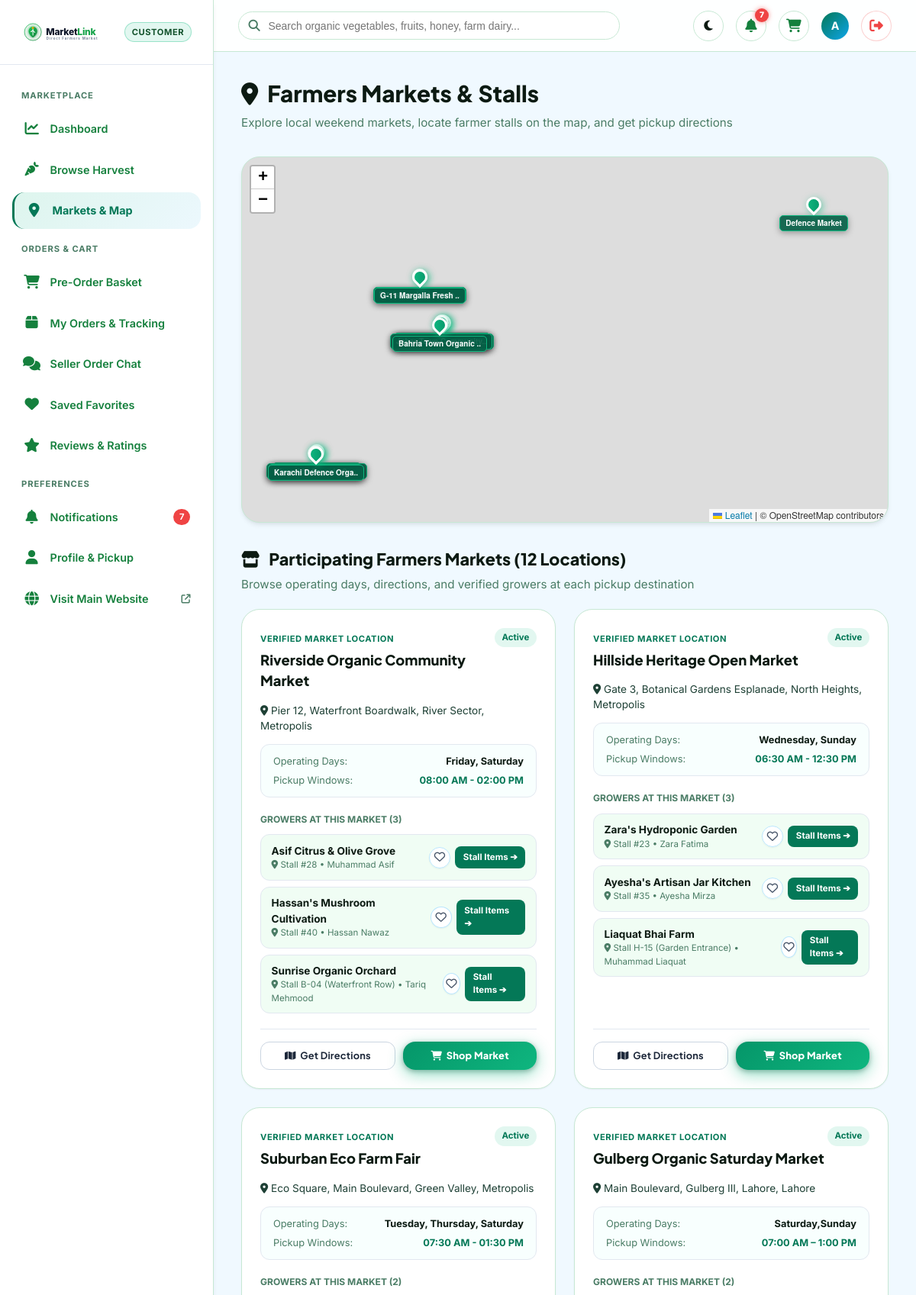
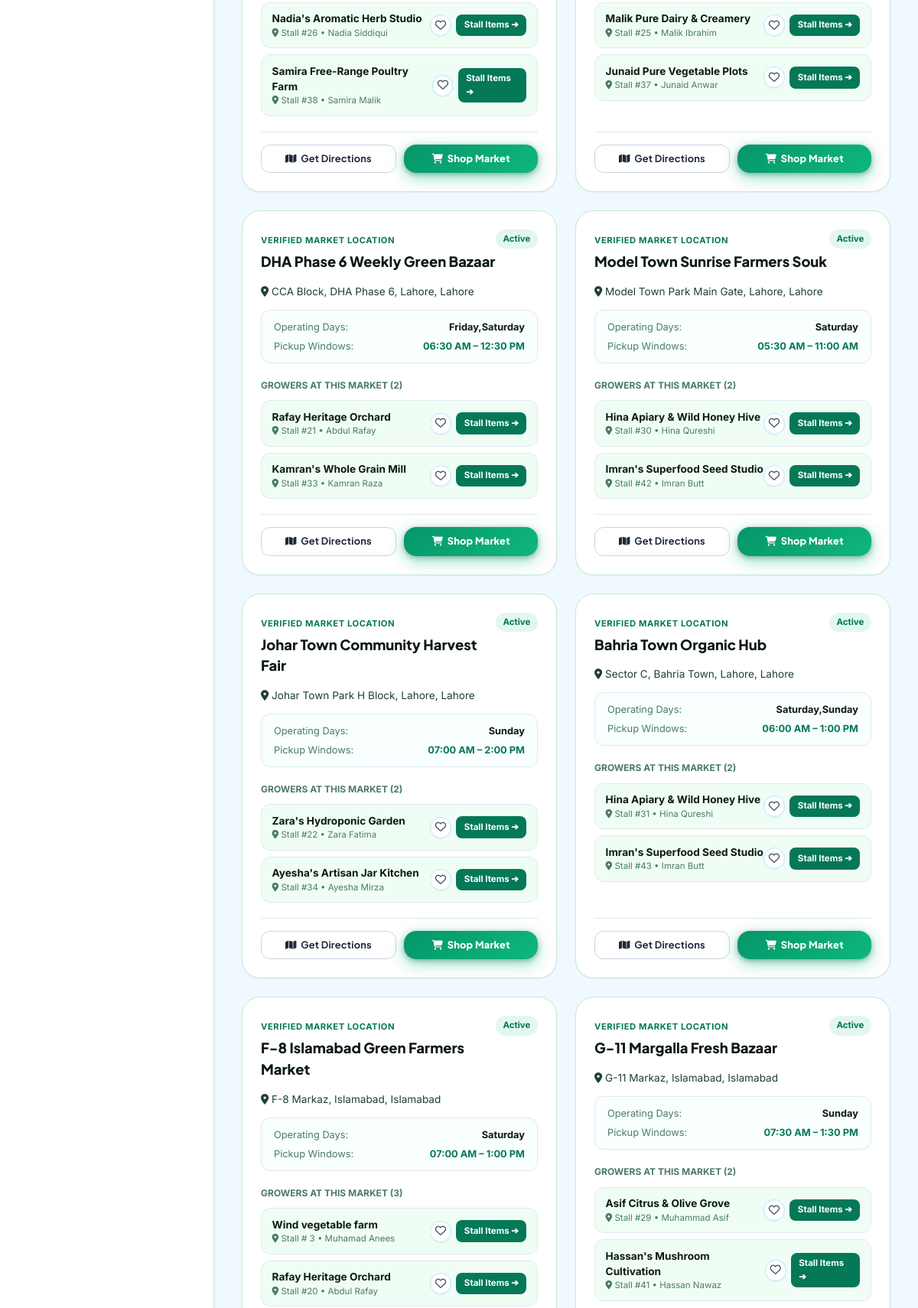
The app's page /customer/markets.php (signed in, upper part) with its own data (2 pictures, top to bottom).
### tables this page shows
CREATE TABLE `customer_profiles` (
  `customer_id` int(11) NOT NULL,
  `full_name` varchar(100) NOT NULL,
  `default_address` text DEFAULT NULL,
  `saved_latitude` decimal(10,8) DEFAULT NULL,
  `saved_longitude` decimal(11,8) DEFAULT NULL,
  `created_at` datetime DEFAULT current_timestamp()
);

CREATE TABLE `markets` (
  `market_id` int(11) NOT NULL,
  `market_name` varchar(100) NOT NULL,
  `address` text NOT NULL,
  `city` varchar(50) DEFAULT 'Local City',
  `state` varchar(50) DEFAULT 'State',
  `postal_code` varchar(20) DEFAULT NULL,
  `latitude` decimal(10,8) NOT NULL,
  `longitude` decimal(11,8) NOT NULL,
  `operating_days` varchar(100) NOT NULL,
  `operating_hours` varchar(100) NOT NULL,
  `status` enum('active','inactive') DEFAULT 'active',
  `created_by` int(11) DEFAULT NULL,
  `created_at` datetime DEFAULT current_timestamp()
);

CREATE TABLE `farmer_market_stalls` (
  `stall_id` int(11) NOT NULL,
  `farmer_id` int(11) NOT NULL,
  `market_id` int(11) NOT NULL,
  `stall_number_location` varchar(50) DEFAULT NULL,
  `operating_days` varchar(100) DEFAULT NULL,
  `status` enum('active','inactive') DEFAULT 'active',
  `assigned_at` datetime DEFAULT current_timestamp()
);

CREATE TABLE `farmer_profiles` (
  `farmer_id` int(11) NOT NULL,
  `stall_name` varchar(120) NOT NULL,
  `contact_person` varchar(100) NOT NULL,
  `business_phone` varchar(20) NOT NULL,
  `business_email` varchar(100) DEFAULT NULL,
  `description` text DEFAULT NULL,
  `address` text NOT NULL,
  `latitude` decimal(10,8) NOT NULL,
  `longitude` decimal(11,8) NOT NULL,
  `order_cutoff_time` time DEFAULT '18:00:00',
  `approval_status` enum('pending','approved','rejected','suspended') DEFAULT 'pending',
  `created_at` datetime DEFAULT current_timestamp(),
  `updated_at` datetime DEFAULT current_timestamp() ON UPDATE current_timestamp()
);

### customer/markets.php (the view, shortened to what this page needs)
<?php
require_once __DIR__ . '/includes/customer_header.php';
$mStmt = $pdo->query("SELECT * FROM markets WHERE status = 'active' ORDER BY market_id ASC");
$markets = $mStmt->fetchAll();
$stallStmt = $pdo->query("SELECT fms.*, fp.stall_name, fp.contact_person, fp.business_phone, fp.description as farmer_desc,
                                 m.market_id, m.market_name,
                                 (SELECT COUNT(*) FROM favorite_farmers fav WHERE fav.customer_id = {$currentUserId} AND fav.farmer_id = fp.farmer_id) as is_fav
                          FROM farmer_market_stalls fms
                          JOIN farmer_profiles fp ON fms.farmer_id = fp.farmer_id
                          JOIN markets m ON fms.market_id = m.market_id
                          WHERE fms.status = 'active' AND fp.approval_status = 'approved'
                          ORDER BY fms.stall_number_location ASC");
$allStalls = $stallStmt->fetchAll();
$stallsByMarket = [];
foreach ($allStalls as $st) {
    $stallsByMarket[$st['market_id']][] = $st;
}
?>
<div class="page-header-row">
  <div>
    <h1 class="page-heading">
      <span><i class="fa-solid fa-location-dot" aria-hidden="true"></i></span> Farmers Markets & Stalls
    </h1>
    <p class="page-subheading">
      Explore local weekend markets, locate farmer stalls on the map, and get pickup directions
    </p>
  </div>
</div>
<div class="market-map-container" id="marketMap"></div>
<div class="page-header-row" style="margin-top:2rem; margin-bottom:1.25rem;">
  <div>
    <h2 class="page-heading" style="font-size:1.35rem;">
      <span><i class="fa-solid fa-store" aria-hidden="true"></i></span> Participating Farmers Markets (<?= count($markets) ?> Locations)
    </h2>
    <p class="page-subheading">Browse operating days, directions, and verified growers at each pickup destination</p>
  </div>
</div>
<div class="market-cards-grid">
  <?php foreach ($markets as $m): ?>
    <?php $stalls = $stallsByMarket[$m['market_id']] ?? []; ?>
    <div class="market-info-card">
      <div style="display:flex; justify-content:space-between; align-items:start; margin-bottom:0.75rem;">
        <div>
          <span style="font-size:0.7rem; font-weight:700; color:var(--emerald-400); text-transform:uppercase; letter-spacing:0.05em;">Verified Market Location</span>
          <h3 style="font-family:var(--font-heading); font-size:1.15rem; font-weight:800; color:var(--text-primary); margin:0.25rem 0;">
            <?= htmlspecialchars($m['market_name']) ?>
          </h3>
        </div>
        <span style="background:rgba(16,185,129,0.12); color:var(--emerald-400); padding:0.25rem 0.6rem; border-radius:var(--radius-full); font-size:0.72rem; font-weight:700;">
          Active
        </span>
      </div>
      <div style="font-size:0.85rem; color:var(--text-secondary); margin-bottom:0.85rem; line-height:1.45;">
        <i class="fa-solid fa-location-dot" aria-hidden="true"></i> <?= htmlspecialchars($m['address']) ?>, <?= htmlspecialchars($m['city']) ?>
      </div>
      <div style="background:var(--bg-secondary); border:1px solid var(--border-subtle); border-radius:var(--radius-md); padding:0.75rem 1rem; margin-bottom:1.25rem; font-size:0.8rem;">
        <div style="display:flex; justify-content:space-between; margin-bottom:0.35rem;">
          <span style="color:var(--text-muted);">Operating Days:</span>
          <strong style="color:var(--text-primary);"><?= htmlspecialchars($m['operating_days']) ?></strong>
        </div>
        <div style="display:flex; justify-content:space-between;">
          <span style="color:var(--text-muted);">Pickup Windows:</span>
          <strong style="color:var(--emerald-400);"><?= htmlspecialchars($m['operating_hours']) ?></strong>
        </div>
      </div>
      <div style="margin-bottom:1.25rem; flex:1;">
        <div style="font-size:0.75rem; font-weight:700; color:var(--text-muted); text-transform:uppercase; margin-bottom:0.65rem;">
          Growers at this Market (<?= count($stalls) ?>)
        </div>
        <?php if (!empty($stalls)): ?>
          <div style="display:flex; flex-direction:column; gap:0.5rem;">
            <?php foreach ($stalls as $st): ?>
              <div style="background:var(--bg-surface-elevated); border:1px solid var(--border-subtle); border-radius:var(--radius-md); padding:0.65rem 0.85rem; display:flex; align-items:center; justify-content:space-between;">
                <div>
                  <div style="font-weight:700; font-size:0.85rem; color:var(--text-primary);">
                    <?= htmlspecialchars($st['stall_name']) ?>
                  </div>
                  <div style="font-size:0.72rem; color:var(--text-muted);">
                    <i class="fa-solid fa-location-dot" aria-hidden="true"></i> <?= htmlspecialchars($st['stall_number_location'] ?? 'Stall') ?> • <?= htmlspecialchars($st['contact_person']) ?>
                  </div>
                </div>
                <div style="display:flex; align-items:center; gap:0.4rem;">
                  <button type="button" class="product-fav-btn js-fav-toggle <?= $st['is_fav'] ? 'is-favorite' : '' ?>"
                          data-type="farmer" data-id="<?= $st['farmer_id'] ?>" style="position:static; width:28px; height:28px; font-size:0.9rem;"
                          title="Save Favorite Farmer" aria-label="Save Favorite Farmer">
                    <i class="<?= $st['is_fav'] ? 'fa-solid' : 'fa-regular' ?> fa-heart" aria-hidden="true"></i>
                  </button>
                  <a href="<?= BASE_URL ?>/customer/products.php?market_id=<?= $m['market_id'] ?>"
                     style="background:var(--emerald-500); color:#fff; padding:0.35rem 0.65rem; border-radius:var(--radius-sm); font-size:0.72rem; font-weight:700; text-decoration:none;">
                    Stall Items ➔
                  </a>
                </div>
              </div>
            <?php endforeach; ?>
          </div>
        <?php else: ?>
          <p style="font-size:0.8rem; color:var(--text-muted); font-style:italic;">No stalls assigned for this market day yet.</p>
        <?php endif; ?>
      </div>
      <div style="display:flex; gap:0.65rem; padding-top:1rem; border-top:1px solid var(--border-subtle);">
        <a href="https://www.google.com/maps/dir/?api=1&destination=<?= $m['latitude'] ?>,<?= $m['longitude'] ?>"
           target="_blank" rel="noopener noreferrer" class="btn-secondary" style="flex:1; text-align:center; text-decoration:none; padding:0.5rem; font-size:0.8rem; display:flex; align-items:center; justify-content:center; gap:0.35rem;">
          <span><i class="fa-solid fa-map" aria-hidden="true"></i></span> Get Directions
        </a>
        <a href="<?= BASE_URL ?>/customer/products.php?market_id=<?= $m['market_id'] ?>"
           class="btn-primary" style="flex:1; text-align:center; text-decoration:none; padding:0.5rem; font-size:0.8rem; display:flex; align-items:center; justify-content:center; gap:0.35rem;">
          <span><i class="fa-solid fa-cart-shopping" aria-hidden="true"></i></span> Shop Market
        </a>
      </div>
    </div>
  <?php endforeach; ?>
</div>
<?php require_once __DIR__ . '/includes/customer_footer.php'; ?>

### customer/includes/customer_header.php (shortened to what this page needs)
<?php
$pdo = getDBConnection();
$currentUserId = $_SESSION['user_id'];
$stmt = $pdo->prepare("SELECT u.user_id, u.username, u.email, u.phone_number, cp.full_name, cp.default_address
                       FROM users u
                       LEFT JOIN customer_profiles cp ON u.user_id = cp.customer_id
                       WHERE u.user_id = :uid LIMIT 1");
$stmt->execute([':uid' => $currentUserId]);
$customerUser = $stmt->fetch();
$displayName = !empty($customerUser['full_name']) ? $customerUser['full_name'] : $customerUser['username'];
$unreadStmt = $pdo->prepare("SELECT COUNT(*) FROM notifications WHERE user_id = :uid AND is_read = 0");
$unreadStmt->execute([':uid' => $currentUserId]);
$unreadNotifsCount = (int)$unreadStmt->fetchColumn();
?>
<!DOCTYPE html>
<html lang="en">
<head>
  <link rel="stylesheet" href="https://cdnjs.cloudflare.com/ajax/libs/font-awesome/6.7.2/css/all.min.css">
  <link rel="stylesheet" href="<?= BASE_URL ?>/assets/css/main.css">
  <link rel="stylesheet" href="<?= BASE_URL ?>/assets/css/home.css">
  <link rel="stylesheet" href="<?= BASE_URL ?>/assets/css/customer.css">
  <link rel="stylesheet" href="<?= BASE_URL ?>/assets/css/responsive.css">
  <link rel="stylesheet" href="<?= BASE_URL ?>/assets/css/ai-assistant.css">
  <link rel="stylesheet" href="https://unpkg.com/leaflet@1.9.4/dist/leaflet.css"/>
</head>
<body>
<div class="customer-layout">
  <?php require_once __DIR__ . '/customer_sidebar.php'; ?>
  <div class="customer-main">
    <header class="customer-topbar">
      <div class="topbar-left">
        <form action="<?= BASE_URL ?>/customer/products.php" method="GET" class="topbar-search-box">
          <span class="topbar-search-icon"><i class="fa-solid fa-magnifying-glass" aria-hidden="true"></i></span>
          <input type="text" name="search" class="topbar-search-input" placeholder="Search organic vegetables, fruits, honey, farm dairy..." value="<?= htmlspecialchars($_GET['search'] ?? '') ?>">
        </form>
      </div>
      <div class="topbar-right">
        <button type="button" class="theme-toggle-btn" aria-label="Toggle theme mode" title="Toggle theme">
          <span class="theme-toggle-icon"><i class="fa-solid fa-moon" aria-hidden="true"></i></span>
        </button>
        <a href="<?= BASE_URL ?>/customer/notifications.php" class="topbar-btn" title="Notifications">
          <i class="fa-solid fa-bell" aria-hidden="true"></i>
          <?php if ($unreadNotifsCount > 0): ?>
            <span class="topbar-badge"><?= $unreadNotifsCount ?></span>
          <?php endif; ?>
        </a>
        <a href="<?= BASE_URL ?>/customer/cart.php" class="topbar-btn" title="Pre-Order Basket">
          <i class="fa-solid fa-cart-shopping" aria-hidden="true"></i>
        </a>
        <a href="<?= BASE_URL ?>/customer/profile.php" style="text-decoration:none; display:flex; align-items:center; gap:0.65rem;">
          <div class="sidebar-user-avatar" style="width:36px; height:36px; font-size:0.9rem;">
            <?= strtoupper(substr($displayName, 0, 1)) ?>
          </div>
        </a>
        <a href="<?= BASE_URL ?>/logout.php" class="topbar-btn" title="Sign Out" style="color:var(--rose-500, #ef4444); border-color:rgba(239,68,68,0.25);">
          <i class="fa-solid fa-right-from-bracket" aria-hidden="true"></i>
        </a>
      </div>
    </header>
    <main class="customer-content">

### assets/css/responsive.css (style rules this page uses)
html, body { width: 100%; max-width: 100%; }
input, select, textarea, button { max-width: 100%; }
.admin-main, .admin-content, .customer-main, .customer-content, .farmer-main, .farmer-content, .admin-card, .farmer-card, .dashboard-grid-2 > *, .cart-layout-grid > *, .farmer-grid-2-col > *, .farmer-grid-equal-2 > *, .admin-grid-split > *, .hero-grid > *, .bento-grid > *, .contact-layout > *, .auth-layout > * { min-width: 0; }

### assets/css/ai-assistant.css (style rules this page uses)
:root { --ai-primary: #059669; --ai-primary-hover: #047857; --ai-accent: #0284c7; --ai-gradient: linear-gradient(135deg, #059669 0%, #0284c7 100%); --ai-gradient-header: linear-gradient(135deg, #064e3b 0%, #0c4a6e 100%); --ai-bg-window: rgba(255, 255, 255, 0.96); --ai-bg-messages: #f8fafc; --ai-border: rgba(226, 232, 240, 0.9); --ai-text-main: #0f172a; --ai-text-muted: #64748b; --ai-bot-bubble: #ffffff; --ai-bot-bubble-border: #e2e8f0; --ai-shadow: 0 20px 35px -5px rgba(0, 0, 0, 0.15), 0 10px 15px -5px rgba(0, 0, 0, 0.08); }

### records on screen
customer_profiles: full_name "A"
markets: market_name "Riverside Organic Community Market", address "Pier 12, Waterfront Boardwalk, River Sector", city "Metropolis", operating_days "Friday, Saturday", operating_hours "08:00 AM - 02:00 PM", market_id "3"
farmer_market_stalls: farmer.stall_name "Asif Citrus & Olive Grove", stall_number_location "Stall #28", farmer.contact_person "Muhammad Asif"
farmer_market_stalls: farmer.stall_name "Hassan's Mushroom Cultivation", stall_number_location "Stall #40", farmer.contact_person "Hassan Nawaz"
farmer_market_stalls: farmer.stall_name "Sunrise Organic Orchard", stall_number_location "Stall B-04 (Waterfront Row)", farmer.contact_person "Tariq Mehmood"
markets: market_name "Hillside Heritage Open Market", address "Gate 3, Botanical Gardens Esplanade, North Heights", city "Metropolis", operating_days "Wednesday, Sunday", operating_hours "06:30 AM - 12:30 PM", market_id "3"
farmer_market_stalls: farmer.stall_name "Zara's Hydroponic Garden", stall_number_location "Stall #23", farmer.contact_person "Zara Fatima"
farmer_market_stalls: farmer.stall_name "Ayesha's Artisan Jar Kitchen", stall_number_location "Stall #35", farmer.contact_person "Ayesha Mirza"
farmer_market_stalls: farmer.stall_name "Liaquat Bhai Farm", stall_number_location "Stall H-15 (Garden Entrance)", farmer.contact_person "Muhammad Liaquat"
markets: market_name "Suburban Eco Farm Fair", address "Eco Square, Main Boulevard, Green Valley", city "Metropolis", operating_days "Tuesday, Thursday, Saturday", operating_hours "07:30 AM - 01:30 PM", market_id "2"
farmer_market_stalls: farmer.stall_name "Nadia's Aromatic Herb Studio", stall_number_location "Stall #26", farmer.contact_person "Nadia Siddiqui"
farmer_market_stalls: farmer.stall_name "Samira Free-Range Poultry Farm", stall_number_location "Stall #38", farmer.contact_person "Samira Malik"
markets: market_name "Gulberg Organic Saturday Market", address "Main Boulevard, Gulberg III, Lahore", city "Lahore", operating_days "Saturday,Sunday", operating_hours "07:00 AM – 1:00 PM", market_id "2"
farmer_market_stalls: farmer.stall_name "Malik Pure Dairy & Creamery", stall_number_location "Stall #25", farmer.contact_person "Malik Ibrahim"
farmer_market_stalls: farmer.stall_name "Junaid Pure Vegetable Plots", stall_number_location "Stall #37", farmer.contact_person "Junaid Anwar"
markets: market_name "DHA Phase 6 Weekly Green Bazaar", address "CCA Block, DHA Phase 6, Lahore", city "Lahore", operating_days "Friday,Saturday", operating_hours "06:30 AM – 12:30 PM", market_id "2"
farmer_market_stalls: farmer.stall_name "Rafay Heritage Orchard", stall_number_location "Stall #21", farmer.contact_person "Abdul Rafay"
farmer_market_stalls: farmer.stall_name "Kamran's Whole Grain Mill", stall_number_location "Stall #33", farmer.contact_person "Kamran Raza"
markets: market_name "Model Town Sunrise Farmers Souk", address "Model Town Park Main Gate, Lahore", city "Lahore", operating_days "Saturday", operating_hours "05:30 AM – 11:00 AM", market_id "2"
farmer_market_stalls: farmer.stall_name "Hina Apiary & Wild Honey Hive", stall_number_location "Stall #30", farmer.contact_person "Hina Qureshi"
farmer_market_stalls: farmer.stall_name "Imran's Superfood Seed Studio", stall_number_location "Stall #42", farmer.contact_person "Imran Butt"
markets: market_name "Johar Town Community Harvest Fair", address "Johar Town Park H Block, Lahore", city "Lahore", operating_days "Sunday", operating_hours "07:00 AM – 2:00 PM", market_id "2"
farmer_market_stalls: farmer.stall_name "Zara's Hydroponic Garden", stall_number_location "Stall #22", farmer.contact_person "Zara Fatima"
farmer_market_stalls: farmer.stall_name "Ayesha's Artisan Jar Kitchen", stall_number_location "Stall #34", farmer.contact_person "Ayesha Mirza"
markets: market_name "Bahria Town Organic Hub", address "Sector C, Bahria Town, Lahore", city "Lahore", operating_days "Saturday,Sunday", operating_hours "06:00 AM – 1:00 PM", market_id "2"
farmer_market_stalls: farmer.stall_name "Hina Apiary & Wild Honey Hive", stall_number_location "Stall #31", farmer.contact_person "Hina Qureshi"
farmer_market_stalls: farmer.stall_name "Imran's Superfood Seed Studio", stall_number_location "Stall #43", farmer.contact_person "Imran Butt"
markets: market_name "F-8 Islamabad Green Farmers Market", address "F-8 Markaz, Islamabad", city "Islamabad", operating_days "Saturday", operating_hours "07:00 AM – 1:00 PM", market_id "3"
farmer_market_stalls: farmer.stall_name "Wind vegetable farm", stall_number_location "Stall # 3", farmer.contact_person "Muhamad Anees"
farmer_market_stalls: farmer.stall_name "Rafay Heritage Orchard", stall_number_location "Stall #20", farmer.contact_person "Abdul Rafay"
markets: market_name "G-11 Margalla Fresh Bazaar", address "G-11 Markaz, Islamabad", city "Islamabad", operating_days "Sunday", operating_hours "07:30 AM – 1:30 PM", market_id "2"
farmer_market_stalls: farmer.stall_name "Asif Citrus & Olive Grove", stall_number_location "Stall #29", farmer.contact_person "Muhammad Asif"
farmer_market_stalls: farmer.stall_name "Hassan's Mushroom Cultivation", stall_number_location "Stall #41", farmer.contact_person "Hassan Nawaz"

### other values on screen
$unreadNotifsCount "7"
count($markets) "12"
